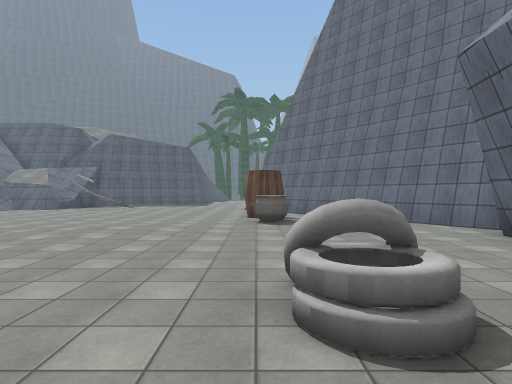
view 1 (above)

24 first-person views from a walk through a 3-D level made in the Unity game engine. The camera is 1.5 m above the floor, looks level and sees 75° across. The floor is counted in squares, 2 m on a side. Each view is taken from the middle of a square. On the plan, view 1 faces up. The plan holds only what a view shows up to about 11 squares ahead; the rest is blank. The place goes on beyond the plan. The player character is not drawn. Some surface patterns are stand-ins.

view 2
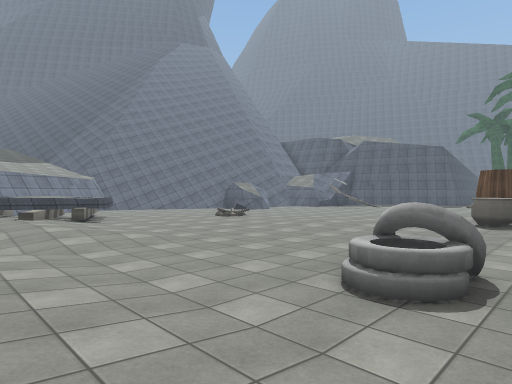

view 3
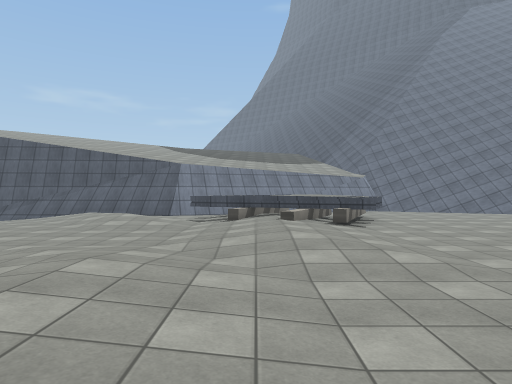

view 4
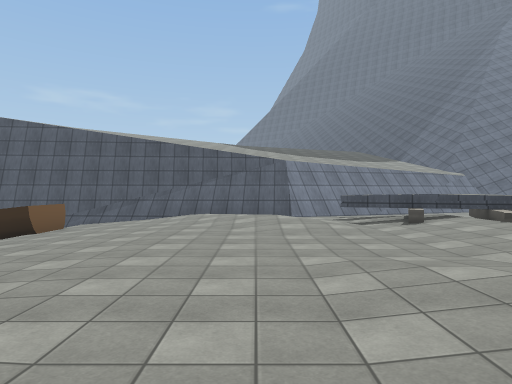

view 5
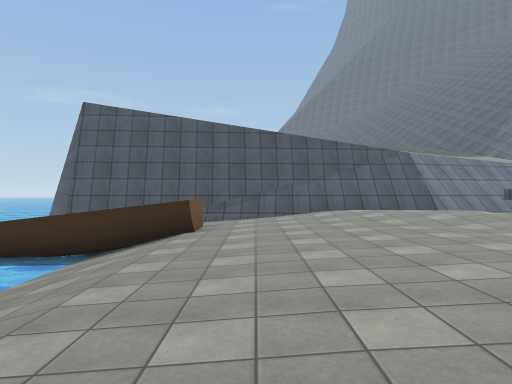

view 6
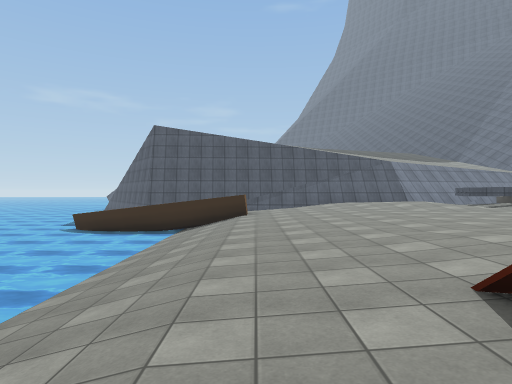

view 7
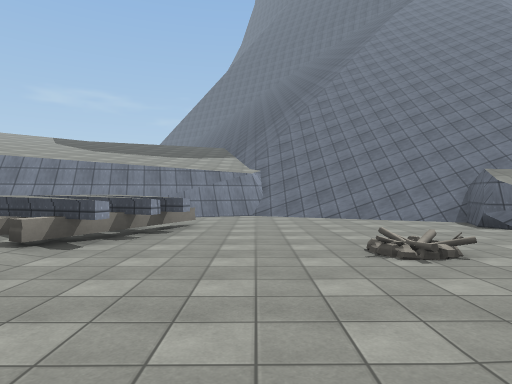

view 8
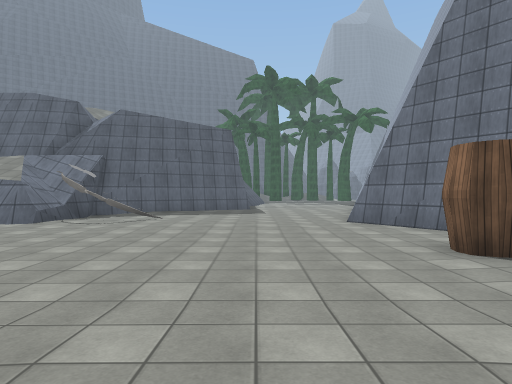

view 9
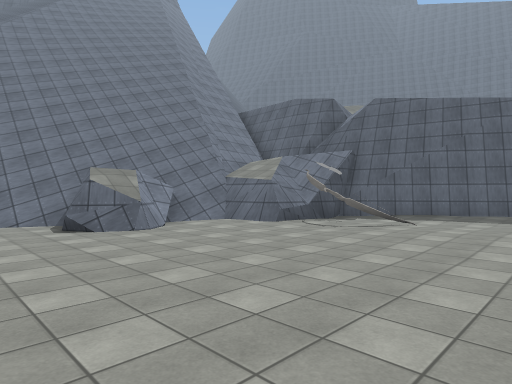

view 10
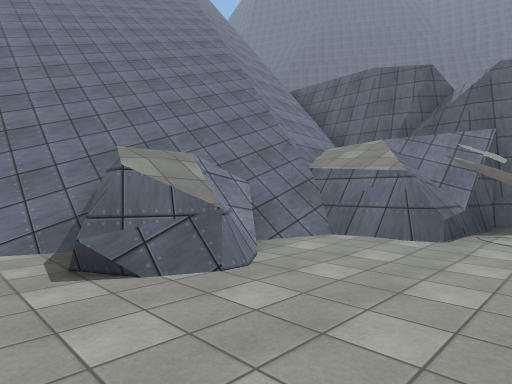

view 11
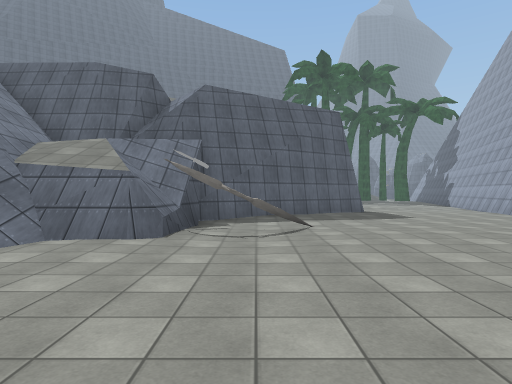

view 12
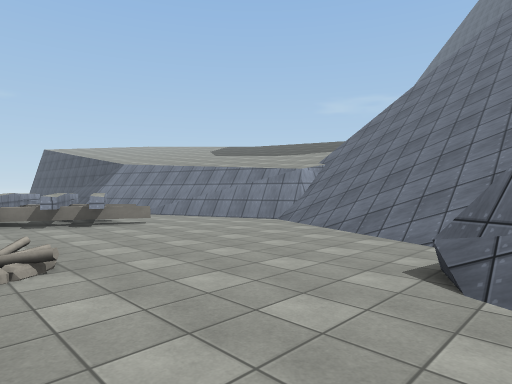

view 13
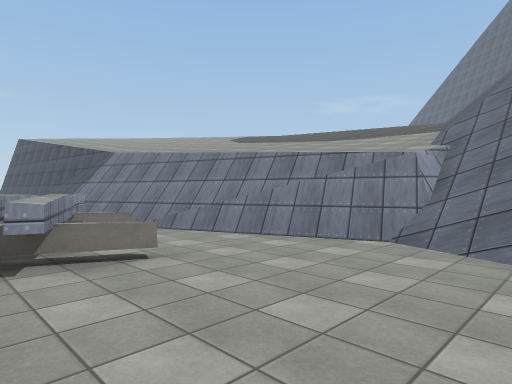

view 14
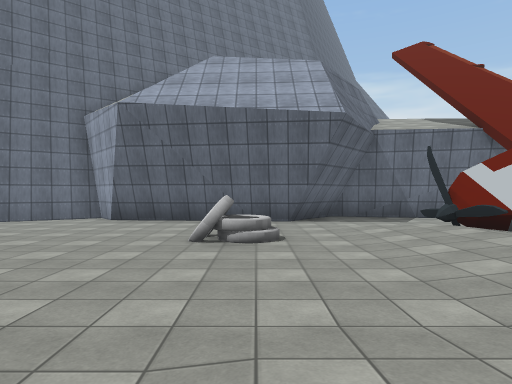

view 15
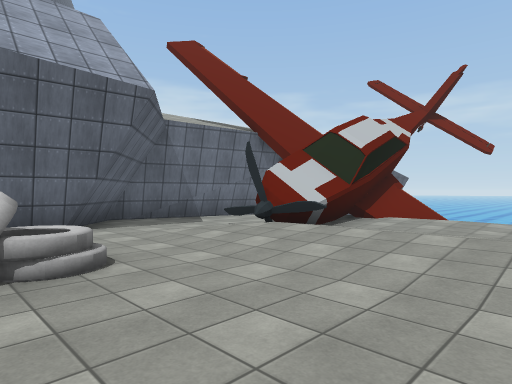

view 16
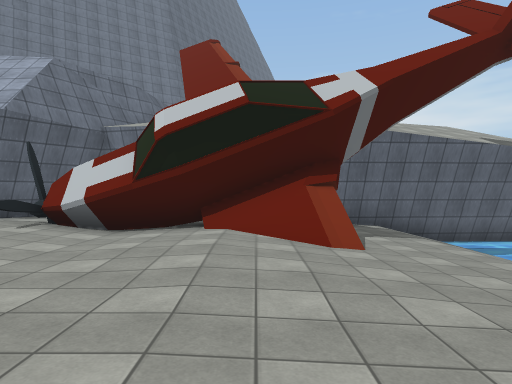

view 17
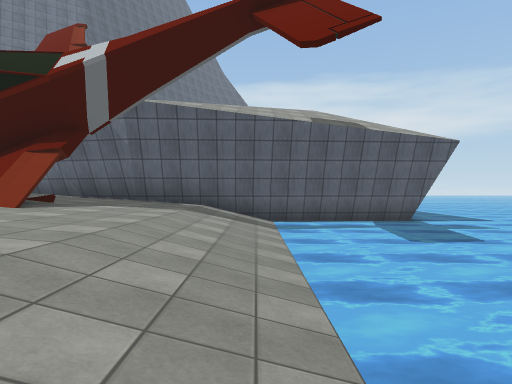

view 18
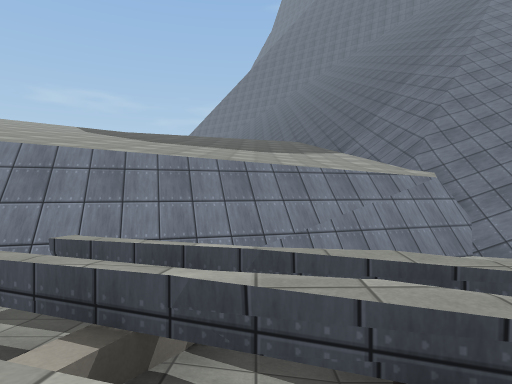

view 19
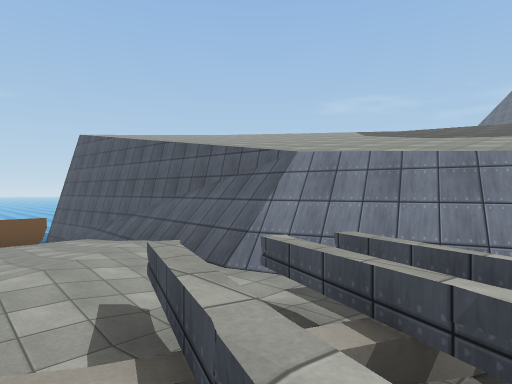

view 20
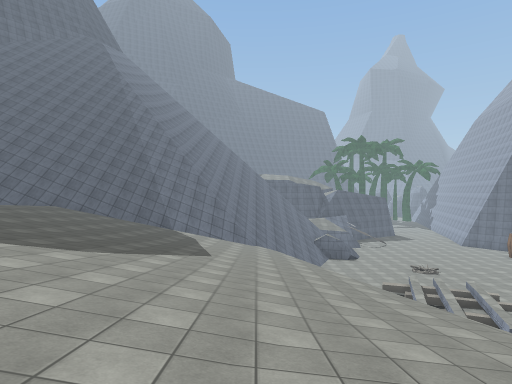

view 21
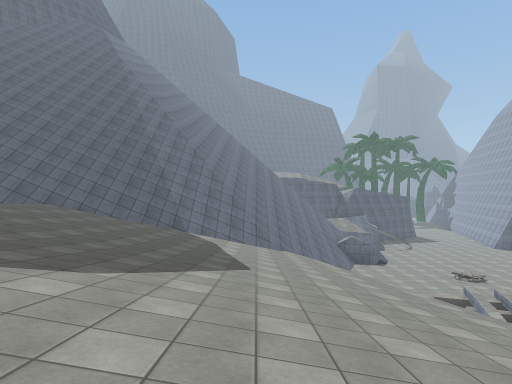

view 22
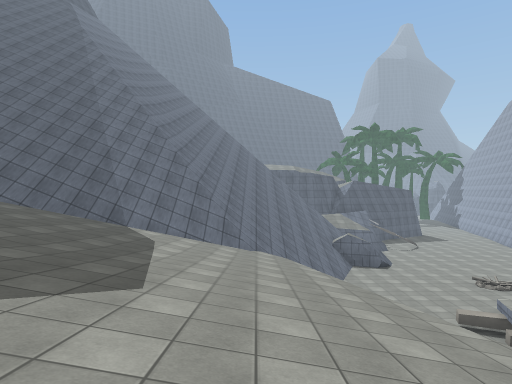

view 23
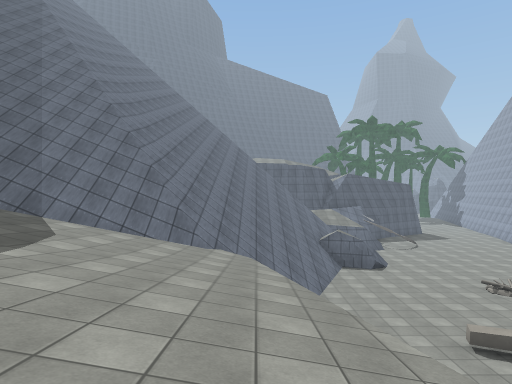

view 24
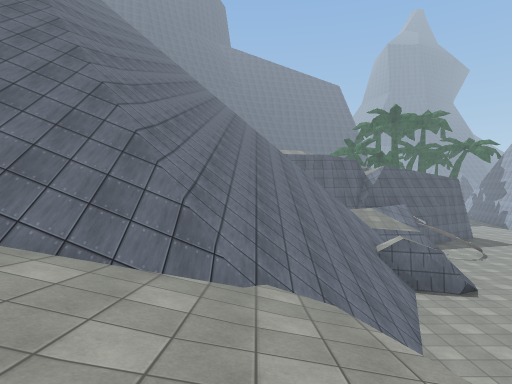

### Floor plan
Key: @ floor where view 1 was taken; # wall or solid block; x gap in a wall; . main floor; - floor 0.75 m lower than the main floor; _ floor 1.5 m lower than the main floor; : floor 3.25 m higher than the main floor; + floor 4 m higher than the main floor; * floor 4.75 m higher than the main floor; % floor 5.5 m higher than the main floor; & floor 6.5 m higher than the main floor; $ floor 7.25 m higher than the main floor; / step, stairs or slope; = window, fence, low wall or low ledge; ~ water the walk can cross; ≈ water the walk keeps out of; ^ raised ledge; v drop or lower ground; B barrel; C cauldron; T tire; A boat; O other object.
Columns run from 24 left of view 1 to 6 right of it. Each row starts with its distance up from view 1.
 20          v#       ###....#
 19          v#########......
 18            #######.......
 17           $%:++x.........
 16         /////::O#O......
 15        ///////##OO......##
 14       ////////##.........#
 13      ////////#...........#
 12   /////////////...........
 11   /////////////.........B. #
 10   ///////////.=.........#B ##
  9   //////////............C.  ##
  8  ///////////............CC ..##
  7  ///////////..................#
  6 ///////////..................##
  5 /////////=/.................##
  4  /////++:/#.................#
  3 /&&%***+::#..OOO#........T..#
  2 $&&%%**+::##..OOO......../..#
  1 $&&&%**++:v#.O^^//..........##
  0 $$&&%***++/#.^O^........@....##
 -1  $&&%%***+:##^^^..............#
 -2   &&&%***++v#............=#=..#
 -3    &&%%***+v#............##..##
 -4    &&&%%***+#............#  .#
 -5     &&&%***/#............#   #
 -6      &&%%**/#............# ..#
 -7      &&&%%*/#............#...#
 -8       &&&%%*#................#
 -9            %#----------------#
-10         &   # AA-------------#
-11             #  A_____________#
-12                A~~~~~~~~~~~~~#
-13             v  A≈≈≈≈≈≈≈≈≈≈≈≈≈#
-14            vv  A≈≈≈≈≈ ≈≈≈≈≈≈≈#

Where each view was taken, in squares from view 1:
view 1: 0 up, 0 right, facing up
view 2: 1 down, 2 right, facing up-left
view 3: 0 up, 0 right, facing left
view 4: 4 down, 1 left, facing left
view 5: 8 down, 2 left, facing left
view 6: 9 down, 2 right, facing left
view 7: 5 up, 3 left, facing left
view 8: 6 up, 3 left, facing up
view 9: 8 up, 3 left, facing up-left
view 10: 9 up, 7 left, facing up-left
view 11: 9 up, 7 left, facing up
view 12: 11 up, 7 left, facing down-left
view 13: 7 up, 9 left, facing down-left
view 14: 2 up, 5 left, facing right
view 15: 3 up, 3 left, facing down-right
view 16: 6 down, 5 left, facing right
view 17: 11 down, 5 left, facing right
view 18: 1 up, 8 left, facing left
view 19: 1 up, 8 left, facing down-left
view 20: 10 down, 16 left, facing up
view 21: 8 down, 17 left, facing up
view 22: 5 down, 16 left, facing up
view 23: 3 down, 15 left, facing up
view 24: 1 up, 16 left, facing up
